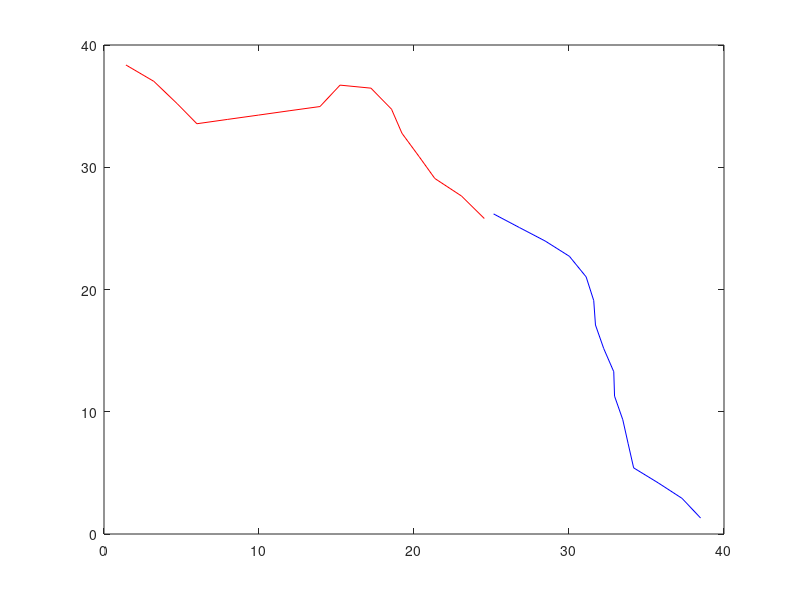

Write the MATLAB code that produced this figure. (Note: this script raises an error after producing the figure.)
%% This script creates a person that moves in a random direction and we can test the algorithm

walkerY = randi([1 40],1);
robotY = randi([1 40],1);
walkerPos = [0,40];
robotPos = [40, 0];
xLimits = [0, 40];
yLimits = [0, 40];
histWalkerPos = [];
histRobotPos = [];
step = 1;
walkerSpeed = 2;
robotSpeed = 2;
proximity = 2;

n = 1000;
xDir = 1;
yDir = 0;
for i=1:n
    % Compute random x direction and adjust position
    xNum = randi([1 2],1);
    if xNum == 1
        xDir = xDir + step;
    end
    
    % Compute random y direction and adjust position
    yNum = randi([1 3],1);
    if yNum == 1
        yDir = yDir + step;
    elseif yNum == 2
        yDir = yDir - step;
    end
    xDir = xDir / sqrt(xDir^2 + yDir^2);
    yDir = yDir / sqrt(xDir^2 + yDir^2);
    if isnan(xDir) == 1
        xDir = 0;
    end
    if isnan(yDir) == 1
        yDir = 0;
    end
        % Update position if in bounds
    if (xLimits(1) <= walkerPos(1) + xDir && walkerPos(1) + xDir <= xLimits(2))
        walkerPos(1) = walkerPos(1) + walkerSpeed*xDir;
    end
    if (yLimits(1) <= walkerPos(2) + yDir && walkerPos(2) + yDir <= yLimits(2))
        % Only update the position when it keeps the agent in bounds
        walkerPos(2) = walkerPos(2) + walkerSpeed*yDir;
    end
    walkerDirection = [xDir, yDir];
    
    histWalkerPos = [histWalkerPos;walkerPos];
    
    % PURSUIT TIME
    if i < 7
        robotDirection(1) = walkerDirection(2);
        robotDirection(2) = walkerDirection(1);
        if abs(robotPos(1) - walkerPos(1) + robotDirection(1)) > abs(robotPos(1) - walkerPos(1) - robotDirection(1))
            robotDirection(1) = -robotDirection(1);
        end
        if abs(robotPos(2) - walkerPos(2) + robotDirection(2)) > abs(robotPos(2) - walkerPos(2) - robotDirection(2))
            robotDirection(2) = -robotDirection(2);
        end
    else
        % Calculate the historical velocity for more accuracy
        robotDirection(2) = (histWalkerPos(i,1)-histWalkerPos(i-5,1));
        robotDirection(1) = (histWalkerPos(i,2)-histWalkerPos(i-5,2));
        if abs(robotPos(1) - walkerPos(1) + robotDirection(1)) > abs(robotPos(1) - walkerPos(1) - robotDirection(1))
            robotDirection(1) = -robotDirection(1);
        end
        if abs(robotPos(2) - walkerPos(2) + robotDirection(2)) > abs(robotPos(2) - walkerPos(2) - robotDirection(2))
            robotDirection(2) = -robotDirection(2);
        end
    end
    robotXVect = robotDirection(1)*robotSpeed/sqrt(robotDirection(1)^2 + robotDirection(2)^2);
    robotYVect = robotDirection(2)*robotSpeed/sqrt(robotDirection(1)^2 + robotDirection(2)^2);
    if (xLimits(1) <= robotPos(1) + robotXVect && robotPos(1) + robotXVect <= xLimits(2))
        robotPos(1) = robotPos(1) + robotXVect;
    end
    if (yLimits(1) <= robotPos(2) + robotYVect && robotPos(2) + robotYVect <= yLimits(2));
        robotPos(2) = robotPos(2) + robotYVect;
    end
    robotVect = [robotXVect, robotYVect];
    
    histRobotPos = [histRobotPos;robotPos];
    
    RtoWDistance = sqrt((robotPos(1)-walkerPos(1))^2+(robotPos(2)-walkerPos(2))^2);
    fprintf('%i\n',i)
    if RtoWDistance <= proximity
        n = i;
        fprintf('Robot wins\n')
        break
    end
    
    if walkerPos(1) >= 39
        fprintf('Walker wins\n')
        break
    end
    
end
figure

plot(histWalkerPos(:,1), histWalkerPos(:,2),'r',histRobotPos(:,1), histRobotPos(:,2),'b')
animatedline(histWalkerPos(:,1), histWalkerPos(:,2))
xLinspace = linspace(xLimits(1), xLimits(2));
yLinspace = linspace(yLimits(1), yLimits(2));
xlim(xLimits)
ylim(yLimits)
% 
% fig2 = figure;
% for i=1:n
%     plot(histWalkerPos(n,1), histWalkerPos(n,2),'r',histRobotPos(n,1), histRobotPos(n,2),'b')
%     getframe(fig2)
%     drawnow
% end
% movie